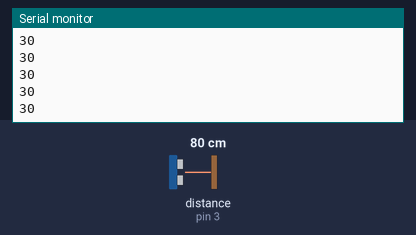
A sketch run on a simulated Arduino Uno, built with avr-gcc and run on an emulated ATmega328P. On the bench: the last lines printed to the serial monitor. Wiring (inferred from the names in the program): ultrasonic range finder: trigger pin 2; echo pin 3. The test bench sets the inputs (shaded band); at power-on: distance to the obstacle (sensor on pin 3) 80 cm. The echo pulse lasts 58.3 µs per cm.

Above: at 1.2 s.
1.3 s: distance to the obstacle (sensor on pin 3) set to 2 cm
At 1.4 s:
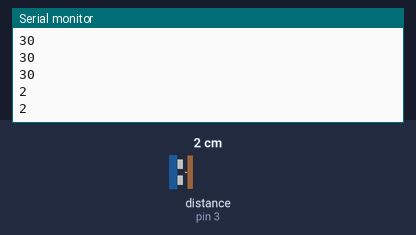
2.8 s: distance to the obstacle (sensor on pin 3) set to 4 cm
At 2.83 s:
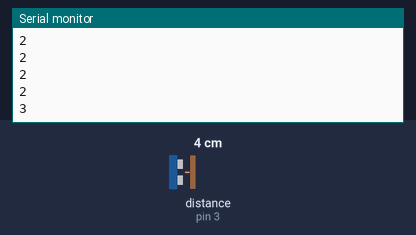
Timing chart, 0 to 5.8 s (numbered marks = the images above; inputs shaded):
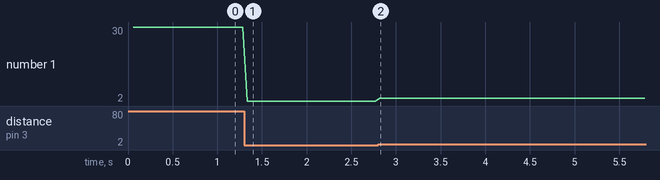

Measured:
- after the input at 1.3 s, the serial monitor: prints a new line at once (image 1)
- after the input at 2.8 s, the serial monitor: prints a new line at once (image 2)
- plotted number 1: 30 → 2 after the input at 1.3 s, 2 → 3 after the input at 2.8 s

The sketch:

1Hz_data.ino
```cpp
const int trigPin = 2;
const int echoPin = 3;
int Analog_in = A0;

int period = 50;
int distance = 0;
int time;
void setup() {
  Serial.begin(9600);
  pinMode(trigPin, OUTPUT);
  pinMode(echoPin, INPUT);
  pinMode(Analog_in,INPUT);
  time = millis();
}


void loop() {
  if (millis() > time+period)
  {
    time = millis();
    distance = get_dist();
    Serial.println(distance);

  }
}


int get_dist()
{
  digitalWrite(trigPin, LOW);
  delayMicroseconds(10);
  digitalWrite(trigPin, HIGH);
  delayMicroseconds(10);
  digitalWrite(trigPin, LOW);
  float duration = pulseIn(echoPin, HIGH);
  int distance = constrain(duration*0.034/2, 2, 30);

  delay(1);
  return(distance);
}
```
